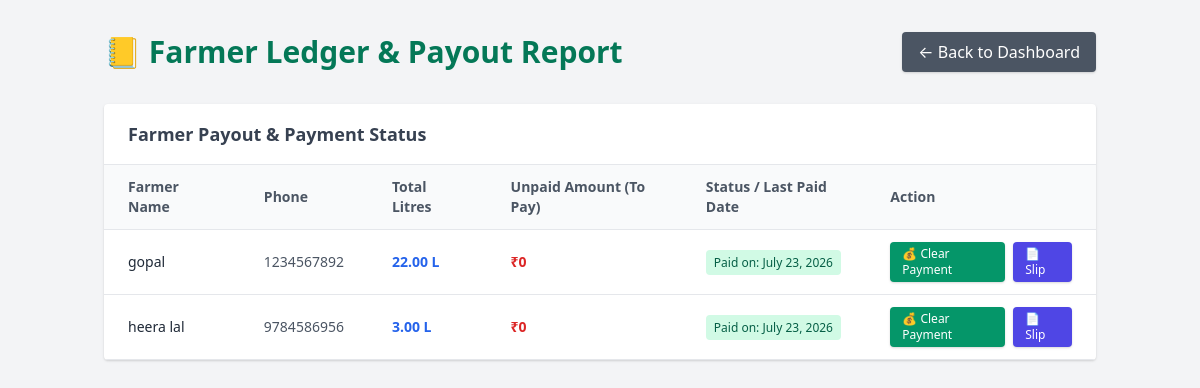
The app's page /ledger/ (signed in) with its own data.
### dairy_app/models.py (models this page shows, shortened)
class Farmer(models.Model):
    name = models.CharField(max_length=100)
    phone = models.CharField(max_length=15)
    address = models.TextField()
    created_at = models.DateTimeField(auto_now_add=True)

class MilkCollection(models.Model):
    SHIFT_CHOICES = (
        ('Morning', 'Morning'),
        ('Evening', 'Evening'),
    )
    farmer = models.ForeignKey(Farmer, on_delete=models.CASCADE)
    litres = models.DecimalField(max_digits=5, decimal_places=2)
    fat = models.DecimalField(max_digits=4, decimal_places=2)
    price_per_litre = models.DecimalField(max_digits=5, decimal_places=2)
    total_amount = models.DecimalField(max_digits=8, decimal_places=2, blank=True, null=True)
    shift = models.CharField(choices=SHIFT_CHOICES, max_length=10)
    date = models.DateField(auto_now_add=True)
    collected_by = models.ForeignKey(User, on_delete=models.SET_NULL, null=True, blank=True)
    is_paid = models.BooleanField(default=False)
    paid_date = models.DateField(blank=True, null=True)

### dairy_app/views.py (the view)
# urls.py: path('ledger/', views.farmer_ledger, name='farmer_ledger'),
@login_required(login_url='/admin/login/')
def farmer_ledger(request):
    farmers = Farmer.objects.all()
    ledger_data = []
    for farmer in farmers:
        collections = MilkCollection.objects.filter(farmer=farmer)
        total_litres = sum(c.litres for c in collections)
        unpaid_amount = sum(c.total_amount for c in collections if not c.is_paid and c.total_amount)
        last_paid = collections.filter(is_paid=True).order_by('-paid_date').first()
        last_paid_date = last_paid.paid_date if last_paid else None
        ledger_data.append({
            'id': farmer.id,
            'name': farmer.name,
            'phone': farmer.phone,
            'total_litres': total_litres,
            'unpaid_amount': unpaid_amount,
            'last_paid_date': last_paid_date,
        })
    context = {
        'farmers': ledger_data,
    }
    return render(request, 'dairy_app/ledger.html', context)

### dairy_app/templates/dairy_app/ledger.html (shortened to what this page needs)
<!DOCTYPE html>
<html lang="en">
<head>
    <link href="https://cdn.jsdelivr.net/npm/tailwindcss@2.2.19/dist/tailwind.min.css" rel="stylesheet">
</head>
<body class="bg-gray-100 font-sans">
    <div class="container mx-auto px-4 py-8">
        <div class="flex justify-between items-center mb-8">
            <h1 class="text-3xl font-bold text-green-700">📒 Farmer Ledger & Payout Report</h1>
            <a href="{% url 'dashboard' %}" class="bg-gray-600 text-white px-4 py-2 rounded shadow hover:bg-gray-700">← Back to Dashboard</a>
        </div>
        <div class="bg-white rounded shadow overflow-hidden">
            <div class="px-6 py-4 border-b">
                <h3 class="text-lg font-semibold text-gray-700">Farmer Payout & Payment Status</h3>
            </div>
            <table class="w-full text-left border-collapse">
                <thead>
                    <tr class="bg-gray-50 text-gray-600 text-sm border-b">
                        <th class="py-3 px-6">Farmer Name</th>
                        <th class="py-3 px-6">Phone</th>
                        <th class="py-3 px-6">Total Litres</th>
                        <th class="py-3 px-6">Unpaid Amount (To Pay)</th>
                        <th class="py-3 px-6">Status / Last Paid Date</th>
                        <th class="py-3 px-6">Action</th>
                    </tr>
                </thead>
                <tbody class="text-gray-600 text-sm">
                    {% for farmer in farmers %}
                    <tr class="border-b hover:bg-gray-50">
                        <td class="py-3 px-6 font-medium text-gray-800">{{ farmer.name }}</td>
                        <td class="py-3 px-6">{{ farmer.phone }}</td>
                        <td class="py-3 px-6 font-semibold text-blue-600">{{ farmer.total_litres|default:0 }} L</td>
                        <td class="py-3 px-6 font-bold text-red-600">
                            ₹{{ farmer.unpaid_amount|default:0 }}
                        </td>
                        <td class="py-3 px-6">
                            {% if farmer.last_paid_date %}
                                <span class="bg-green-100 text-green-800 px-2 py-1 rounded text-xs">Paid on: {{ farmer.last_paid_date }}</span>
                            {% else %}
                                <span class="bg-yellow-100 text-yellow-800 px-2 py-1 rounded text-xs">Pending</span>
                            {% endif %}
                        </td>
                        <td class="py-3 px-6">
                            <div class="flex gap-2 items-center">
                                <a href="{% url 'pay_farmer' farmer.id %}" onclick="return confirm('Sari entries ko Paid mark karke payment clear karein?');" class="bg-green-600 text-white px-3 py-1 rounded text-xs hover:bg-green-700 shadow">💰 Clear Payment</a>
                                {% if farmer.last_paid_date %}
                                    <a href="{% url 'download_payment_slip' farmer.id %}" class="bg-indigo-600 text-white px-3 py-1 rounded text-xs hover:bg-indigo-700 shadow">📄 Slip</a>
                                {% endif %}
                            </div>
                        </td>
                    </tr>
                    {% empty %}
                    <tr>
                        <td colspan="6" class="text-center py-6 text-gray-400">No farmers found.</td>
                    </tr>
                    {% endfor %}
                </tbody>
            </table>
        </div>
    </div>
</body>
</html>

### records on screen
Farmer: name "gopal", phone "1234567892"
MilkCollection: last_paid_date "July 23, 2026"
Farmer: name "heera lal", phone "9784586956"
MilkCollection: last_paid_date "July 23, 2026"

### other values on screen
{{ farmer.total_litres|default:0 }} "22.00" "3.00"
{{ farmer.unpaid_amount|default:0 }} "0" "0"
